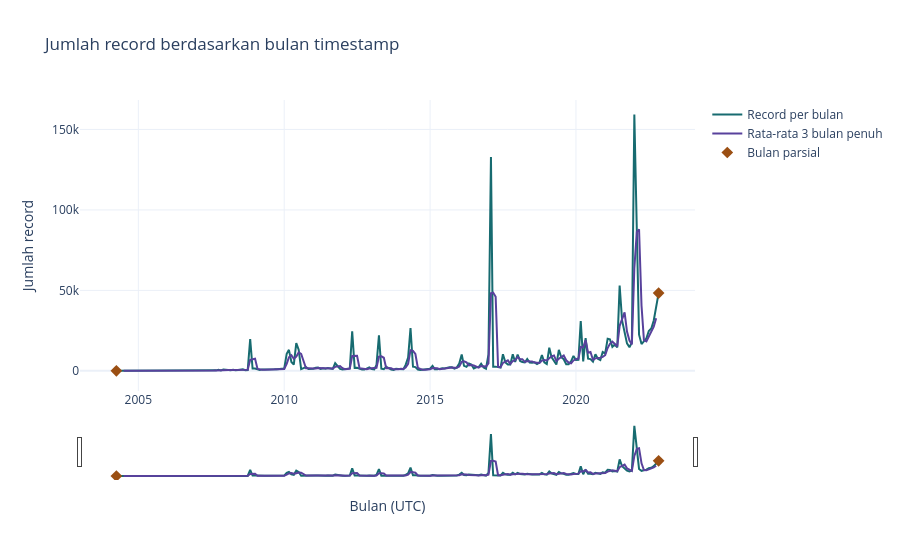

Write notebook code for a chart like this one.
### Markdown cell above
## Bagian 3 — Enam visualisasi interaktif

Panjang teks dihitung ulang dari `text` sebagai jumlah karakter teks sumber, termasuk markup Wikipedia. Kolom `panjang_teks` dari Notebook 2 sudah melalui clipping pada 3.506 karakter. Pengalihan dideteksi dari awalan `#ALIH` atau `#REDIRECT` tanpa membedakan huruf besar dan kecil serta dengan mengizinkan spasi di awal. Teks dengan panjang nol dikelompokkan sebagai teks kosong. Halaman lain mencakup semua record yang tidak memenuhi dua aturan tersebut.

### Code cell
# 1. Tren waktu dengan range slider dan rata-rata bergerak
parsial = bulanan.filter(pl.col("parsial"))
fig1 = go.Figure()
fig1.add_scatter(
    x=bulanan["bulan"], y=bulanan["jumlah"], mode="lines", name="Record per bulan",
    line={"color": "#176b70"}, hovertemplate="%{x|%b %Y}<br>%{y:,} record",
)
fig1.add_scatter(
    x=bulanan["bulan"], y=bulanan["rata_3_bulan"], mode="lines",
    name="Rata-rata 3 bulan penuh", line={"color": "#58419c", "width": 2},
    hovertemplate="%{x|%b %Y}<br>Rata-rata: %{y:,.0f} record",
)
fig1.add_scatter(
    x=parsial["bulan"], y=parsial["jumlah"], mode="markers", name="Bulan parsial",
    marker={"color": "#9b4f13", "size": 9, "symbol": "diamond"},
    hovertemplate="%{x|%b %Y}<br>%{y:,} record (parsial)",
)
fig1.update_layout(
    title="Jumlah record berdasarkan bulan timestamp",
    xaxis_title="Bulan (UTC)", yaxis_title="Jumlah record", hovermode="x unified",
)
fig1.update_xaxes(rangeslider_visible=True)
fig1.show()

### Figure 1 — Plotly figure (JSON) as saved in the notebook; plotly's stock layout.template omitted (floating-point values rounded to 4 significant figures; data arrays with more than 128 entries replaced by an {"elided": "..."} marker saying what was removed)
{"data": [{"hovertemplate": "%{x|%b %Y}<br>%{y:,} record", "line": {"color": "#176b70"}, "mode": "lines", "name": "Record per bulan", "type": "scatter", "x": {"elided": "224 str values"}, "y": {"elided": "224 int values"}}, {"hovertemplate": "%{x|%b %Y}<br>Rata-rata: %{y:,.0f} record", "line": {"color": "#58419c", "width": 2}, "mode": "lines", "name": "Rata-rata 3 bulan penuh", "type": "scatter", "x": {"elided": "224 str values"}, "y": {"elided": "224 float values"}}, {"hovertemplate": "%{x|%b %Y}<br>%{y:,} record (parsial)", "marker": {"color": "#9b4f13", "size": 9, "symbol": "diamond"}, "mode": "markers", "name": "Bulan parsial", "type": "scatter", "x": ["2004-04-01T00:00:00.000000", "2022-11-01T00:00:00.000000"], "y": [1, 48326]}], "layout": {"hovermode": "x unified", "title": {"text": "Jumlah record berdasarkan bulan timestamp"}, "xaxis": {"rangeslider": {"visible": true}, "title": {"text": "Bulan (UTC)"}}, "yaxis": {"title": {"text": "Jumlah record"}}}}
